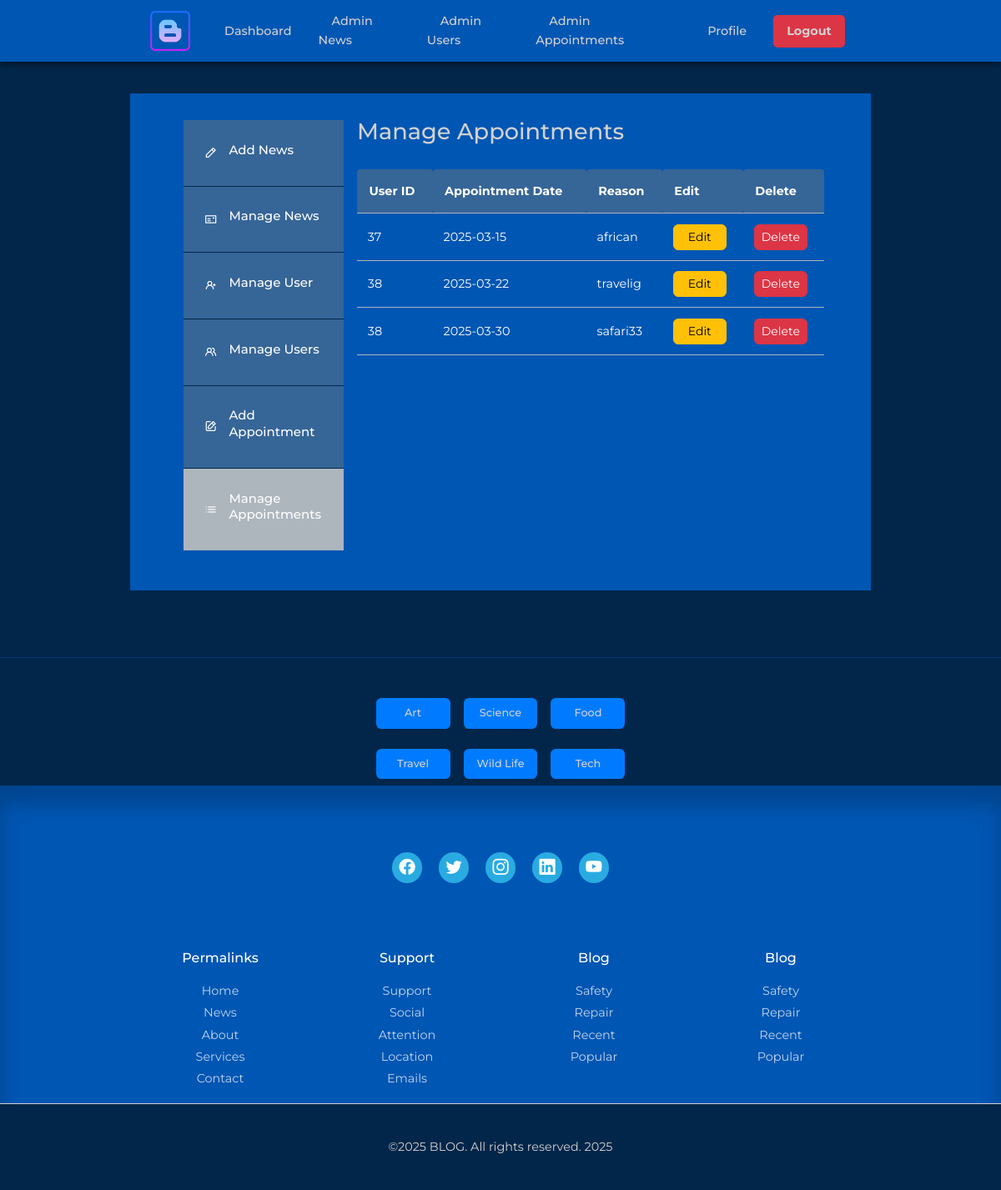
The page /admin/pages/manage-categories.php (signed in) on the database its author committed.
### tables this page shows
CREATE TABLE `citas` (
  `idCita` int(11) NOT NULL AUTO_INCREMENT,
  `idUser` int(11) NOT NULL,
  `fecha_cita` date NOT NULL,
  `motivo_cita` text NOT NULL,
  PRIMARY KEY (`idCita`),
  KEY `idUser` (`idUser`),
  CONSTRAINT `citas_ibfk_1` FOREIGN KEY (`idUser`) REFERENCES `users_data` (`idUser`) ON DELETE CASCADE
);

### admin/pages/manage-categories.php (the view, shortened to what this page needs)
<?php
include_once __DIR__ . "/../templates_adm/header.php";
try {
    $pdo = new PDO("mysql:host=" . DB_HOST . ";dbname=" . DB_NAME, DB_USER, DB_PASS);
    $pdo->setAttribute(PDO::ATTR_ERRMODE, PDO::ERRMODE_EXCEPTION);
    $query = "SELECT * FROM citas ORDER BY fecha_cita";
    $stmt = $pdo->query($query);
    $citas = $stmt->fetchAll(PDO::FETCH_ASSOC);
} catch (PDOException $e) {
    $_SESSION['error'] = "Database error: " . $e->getMessage();
    $citas = [];
}
?>
<section class="dashboard">
    <div class="container dashboard__container">
        <aside>
            <ul>
                <li>
                    <a href="<?= ADMIN_URL ?>/add-post.php"><i class="uil uil-pen"></i>
                    <h5>Add News</h5>
                    </a>
                </li>
                <li>
                    <a href="<?= ADMIN_URL ?>/index.php"><i class="uil uil-postcard"></i>
                    <h5>Manage News</h5>
                    </a>
                </li>
                <li>
                    <a href="<?= ADMIN_URL ?>/add-user.php"><i class="uil uil-user-plus"></i>
                    <h5>Manage User</h5>
                    </a>
                </li>
                <li>
                    <a href="<?= ADMIN_URL ?>/manage-users.php"><i class="uil uil-users-alt"></i>
                    <h5>Manage Users</h5>
                    </a>
                </li>
                <li>
                    <a href="<?= ADMIN_URL ?>/add-category.php"><i class="uil uil-edit"></i>
                    <h5>Add Appointment</h5>
                    </a>
                </li>
                <li>
                    <a href="<?= ADMIN_URL ?>/manage-categories.php" class="active"><i class="uil uil-list-ul"></i>
                    <h5>Manage Appointments</h5>
                    </a>
                </li>
            </ul>
        </aside>
        <main>
            <h2 style="color: #d3d1d1;">Manage Appointments</h2>
            <table class="table">
                <thead>
                    <tr>
                        <th>User ID</th>
                        <th>Appointment Date</th>
                        <th>Reason</th>
                        <th>Edit</th>
                        <th>Delete</th>
                    </tr>
                </thead>
                <tbody>
                    <?php if (!empty($citas)) : ?>
                        <?php foreach ($citas as $cita) : ?>
                            <tr>
                                <td><?= htmlspecialchars($cita['idUser']) ?></td>
                                <td><?= htmlspecialchars($cita['fecha_cita']) ?></td>
                                <td><?= htmlspecialchars($cita['motivo_cita']) ?></td>
                                <td>
                                    <a href="<?= ADMIN_URL ?>/../edit/edit-category.php?id=<?= $cita['idCita'] ?>" class="btn btn-warning btn-sm w-30 rounded">Edit</a>
                                </td>
                                <td>
                                    <a href="<?= ADMIN_URL ?>/../delete/delete-category.php?id=<?= $cita['idCita'] ?>" class="btn btn-danger btn-sm w-30 rounded">Delete</a>
                                </td>
                            </tr>
                        <?php endforeach; ?>
                    <?php else : ?>
                        <tr>
                            <td colspan="5" class="text-center">No appointments found.</td>
                        </tr>
                    <?php endif; ?>
                </tbody>
            </table>
        </main>
    </div>
</section>
<?php
include_once __DIR__ . "/../../public/templates/footer.php";
?>

### public/assets/css/style.css (style rules this page uses)
:root { --color-primary: #29ABE2; --color-secondary: #6C757D; --color-accent: #FF69B4; --color-cerulean: #0056b3; --color-success: #28a745; --color-danger: #9a0312; --color-warning: #ffc107; --color-info: #17a2b8; --color-light: #f8f9fa; --color-dark: #02264a; --color-white: #ffffff; --color-black: #000000; --color-bg: #d3d1d1; --color-gray-900: #adb5bd; --color-red-light: #ffcccc; --color-muted: #6c757d80; --color-shadow: rgba(0, 0, 0, 0.1); --color-border: #ced4da; --color-tomato: #FF6347; --color-forest-green: #228B22; --transition: all 300ms easy; --container-width-lg: 74%; --container-width-md: 88%; --form-width: 40%; --card-border-radius-1: 0.3em; --card-border-radius-2: 0.5em; --card-border-radius-3: 0.8em; --card-border-radius-4: 2rem; --card-border-radius-5: 5rem; }
* { box-sizing: border-box; margin: 0; padding: 0; outline: 0; border: 0; appearance: var(--color-border); list-style: none; text-decoration: none; }
body { font-family: 'Montserrat', sans-serif; line-height: 1.6; color: var(--color-white); overflow-x: hidden; font-size: 0.9rem; background: var(--color-dark); }
.container { width: var(--container-width-lg); max-width: 1800px; margin: 0 auto; }
section { margin-top: 3rem; width: 100vw; }
h1, h2, h3, h4, h5 { color: var(--color-white); line-height: 1.3; }
h2 { font-size: 1.7rem; margin: 0; }
a { color: var(--color-white); }
.dashboard { margin-top: 7rem; }
.dashboard__container { display: grid; grid-template-columns: 14rem auto; gap: 1rem; background: #0056b3; padding: 2rem; margin-bottom: 5rem; transition: left 0.3s ease; }
.dashboard aside a { background-color: var(--color-muted); display: flex; grid-area: 1rem; align-items: center; padding: 1.6rem; }
.dashboard aside a h5 { margin-left: 0.9rem; text-decoration: none; }
.dashboard h5 { font-size: 15px; }
a { text-decoration: none; }
.dashboard aside ul li:not(:last-child) a { border-bottom: 1px solid var(--color-dark); }
.dashboard aside a.active { background: var(--color-gray-900); }
.dashboard main { margin-right: 1.5rem; }
.dashboard main h2 { margin: 0 0 2rem 0; line-height: 1; }
.dashboard main table { width: 100%; text-align: left; }
.dashboard main table th { background: var(--color-muted); padding: 0.9rem; margin-bottom: 0.9rem; color: white; text-align: left; border-bottom: 1.5px solid var(--color-gray-900); border-radius: 0.25rem; }
.dashboard main table td { padding: 0.8rem; vertical-align: middle; border-bottom: none; box-shadow: inset 0 -1px 0 var(--color-gray-900); }
.table tbody a.btn { display: inline-block; width: 4rem; text-align: center; }
.table td { background: #0056b3; color: #fff; font-size: 0.9rem; }

### rows shown on the page
citas: idUser "37", fecha_cita "2025-03-15", motivo_cita "african"
citas: idUser "38", fecha_cita "2025-03-22", motivo_cita "travelig"
citas: idUser "38", fecha_cita "2025-03-30", motivo_cita "safari33"
